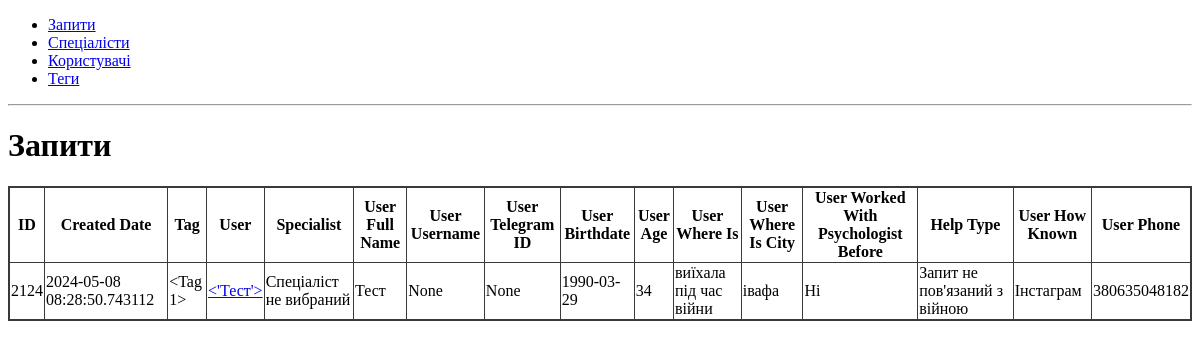
The app's page /requests/, older data.
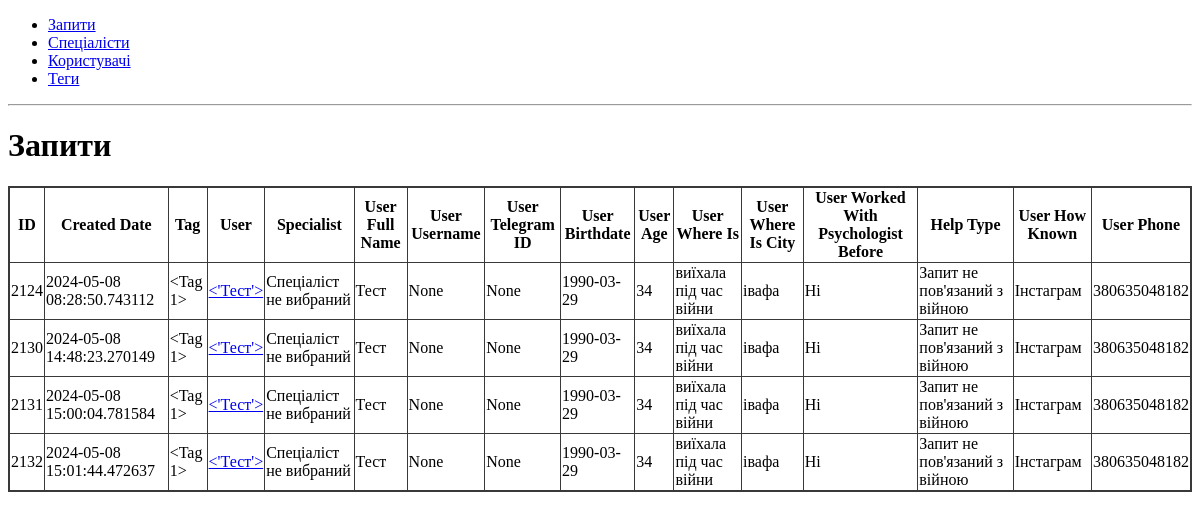
The same page, newer data.
### app/requests/models.py (models this page shows, shortened)
class Request(db.Model):
    id = db.Column(db.Integer, primary_key=True)
    created_date = db.Column(db.DateTime, nullable=False)
    user_full_name = db.Column(db.String(80), nullable=False)
    user_username = db.Column(db.String(80))
    user_telegram_id = db.Column(db.Integer)
    user_birthdate = db.Column(db.Date, nullable=False)
    user_where_is = db.Column(db.String(80), nullable=False)
    user_where_is_city = db.Column(db.String(80), nullable=False)
    user_worked_with_psychologist_before = db.Column(db.String(80), nullable=False)
    help_type = db.Column(db.String(80), nullable=False)
    user_how_known = db.Column(db.String(80), nullable=False)
    user_phone = db.Column(db.Integer, nullable=False)
    tag_id = db.Column(db.Integer, db.ForeignKey("tag.id"), nullable=False)
    tag = db.relationship("Tag", backref="requests")
    user_id = db.Column(db.Integer, db.ForeignKey("user.id"), nullable=False)
    user = db.relationship("User", backref="requests")
    specialist_id = db.Column(db.Integer, db.ForeignKey("specialist.id"), nullable=True)
    specialist = db.relationship("Specialist", backref="requests")

### app/users/models.py (models this page shows, shortened)
class User(db.Model):
    id = db.Column(db.Integer, primary_key=True)
    name = db.Column(db.String(80), unique=True, nullable=False)
    username = db.Column(db.String(80), unique=True)
    telegram_id = db.Column(db.Integer, unique=True)
    birthdate = db.Column(db.Date, nullable=False)
    where_is = db.Column(db.String(80), nullable=False)
    where_is_city = db.Column(db.String(80), nullable=False)
    worked_with_psychologist_before = db.Column(db.String(80), nullable=False)
    phone = db.Column(db.String(80), nullable=False)
    how_known = db.Column(db.String(80), nullable=False)
    age = db.Column(db.Integer)
    def __repr__(self):
        return '<%r>' % self.name

### app/requests/routes.py (the view)
@bp.route("/", methods=["GET", "POST"])
def requests():
    return render_template("requests.html", requests = Request.query.all())

### app/requests/templates/requests.html
{% extends 'base.html' %}
{% block content %}
<h1>Запити</h1>
{% include 'requests_table.html' %}
{% endblock %}

### app/templates/base.html (shortened to what this page needs)
<!DOCTYPE html>
<html lang="en">
<head>
    <link rel="stylesheet" href="{{ url_for('static', filename='style.css') }}">
</head>
<body>
    <nav>
        <ul>
            <li><a href="{{ url_for('requests.requests') }}">Запити</a></li>
            <li><a href="{{ url_for('specialists.specialists') }}">Спеціалісти</a></li>
            <li><a href="{{ url_for('users.users') }}">Користувачі</a></li>
            <li><a href="{{ url_for('tags.tags') }}">Теги</a></li>
        </ul>
    </nav>
    <hr>
    <div class="content">
        {% block content %} {% endblock %}
    </div>
</body>
</html>

### app/requests/templates/requests_table.html
<table id="requests">
    <thead>
        <tr>
            <th>ID</th>
            <th>Created Date</th>
            <th>Tag</th>
            <th>User</th>
            <th>Specialist</th>
            <th>User Full Name</th>
            <th>User Username</th>
            <th>User Telegram ID</th>
            <th>User Birthdate</th>
            <th>User Age</th>
            <th>User Where Is</th>
            <th>User Where Is City</th>
            <th>User Worked With Psychologist Before</th>
            <th>Help Type</th>
            <th>User How Known</th>
            <th>User Phone</th>
        </tr>
    </thead>
    <tbody>
        {% for request in requests %}
        <tr>
            <td>{{ request.id }}</td>
            <td>{{ request.created_date }}</td>
            <td>{{ request.tag }}</td>
            <td><a href="{{ url_for('users.user_card', user_id=request.user_id) }}">{{ request.user }}</a></td>
            <td>
                {% if request.specialist %}
                <a href="{{ url_for('specialists.specialist_card', specialist_id=request.specialist_id) }}">{{ request.specialist }}</a>
                {% else %}
                Спеціаліст не вибраний
                {% endif %}
            </td>
            <td>{{ request.user_full_name }}</td>
            <td>{{ request.user_username }}</td>
            <td>{{ request.user_telegram_id }}</td>
            <td>{{ request.user_birthdate }}</td>
            <td>{{ request.user.age }}</td>
            <td>{{ request.user_where_is }}</td>
            <td>{{ request.user_where_is_city }}</td>
            <td>{{ request.user_worked_with_psychologist_before }}</td>
            <td>{{ request.help_type }}</td>
            <td>{{ request.user_how_known }}</td>
            <td>{{ request.user_phone }}</td>
        </tr>
        {% endfor %}
    </tbody>
</table>

### app/static/style.css (style rules this page uses)
table { border: 2px solid #393939; border-collapse: collapse; }
th, td { border: 0.5px solid #393939; }

Row changes from the older to the newer data that the page shows:
added Request: id "2130", created_date "2024-05-08 14:48:23.270149", tag "<Tag 1>", user "<'Тест'>", user_full_name "Тест", user_username "None", user_telegram_id "None", user_birthdate "1990-03-29", user.age "34", user_where_is "виїхала під час війни", user_where_is_city "івафа", user_worked_with_psychologist_before "Ні", help_type "Запит не пов'язаний з війною", user_how_known "Інстаграм", user_phone "380635048182"
added Request: id "2131", created_date "2024-05-08 15:00:04.781584", tag "<Tag 1>", user "<'Тест'>", user_full_name "Тест", user_username "None", user_telegram_id "None", user_birthdate "1990-03-29", user.age "34", user_where_is "виїхала під час війни", user_where_is_city "івафа", user_worked_with_psychologist_before "Ні", help_type "Запит не пов'язаний з війною", user_how_known "Інстаграм", user_phone "380635048182"
added Request: id "2132", created_date "2024-05-08 15:01:44.472637", tag "<Tag 1>", user "<'Тест'>", user_full_name "Тест", user_username "None", user_telegram_id "None", user_birthdate "1990-03-29", user.age "34", user_where_is "виїхала під час війни", user_where_is_city "івафа", user_worked_with_psychologist_before "Ні", help_type "Запит не пов'язаний з війною", user_how_known "Інстаграм", user_phone "380635048182"
